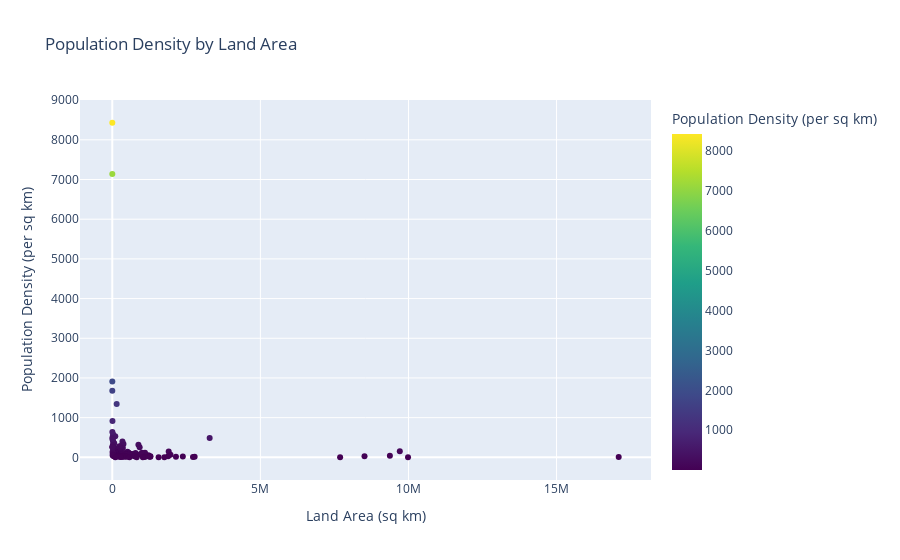

Notebook code cell kept with this figure:
### Markdown cell above
4- Comparing the population by land area

### Code cell
# Land Area vs. Population Density - Scatter plot
fig_area_density = px.scatter(best_city, x='land_area', y='population_density', 
                              title='Population Density by Land Area',
                              labels={'land_area': 'Land Area (sq km)', 'population_density': 'Population Density (per sq km)'},
                              color='population_density',
                              color_continuous_scale='Viridis')
fig_area_density.show()

### Figure 1 — Plotly figure (JSON) as saved in the notebook; plotly's stock layout.template omitted (floating-point values rounded to 4 significant figures; data arrays with more than 128 entries replaced by an {"elided": "..."} marker saying what was removed)
{"data": [{"hovertemplate": "Land Area (sq km)=%{x}<br>Population Density (per sq km)=%{marker.color}<extra></extra>", "legendgroup": "", "marker": {"color": {"elided": "141 float values"}, "coloraxis": "coloraxis", "symbol": "circle"}, "mode": "markers", "name": "", "orientation": "v", "showlegend": false, "type": "scatter", "x": {"elided": "141 int values"}, "xaxis": "x", "y": {"elided": "141 float values"}, "yaxis": "y"}], "layout": {"autosize": true, "coloraxis": {"colorbar": {"title": {"text": "Population Density (per sq km)"}}, "colorscale": [[0, "#440154"], [0.1111, "#482878"], [0.2222, "#3e4989"], [0.3333, "#31688e"], [0.4444, "#26828e"], [0.5556, "#1f9e89"], [0.6667, "#35b779"], [0.7778, "#6ece58"], [0.8889, "#b5de2b"], [1, "#fde725"]]}, "legend": {"tracegroupgap": 0}, "title": {"text": "Population Density by Land Area"}, "xaxis": {"anchor": "y", "autorange": true, "domain": [0, 1], "range": [-1060000.0, 18160000.0], "title": {"text": "Land Area (sq km)"}, "type": "linear"}, "yaxis": {"anchor": "x", "autorange": true, "domain": [0, 1], "range": [-693.2, 9125.0], "title": {"text": "Population Density (per sq km)"}, "type": "linear"}}}
